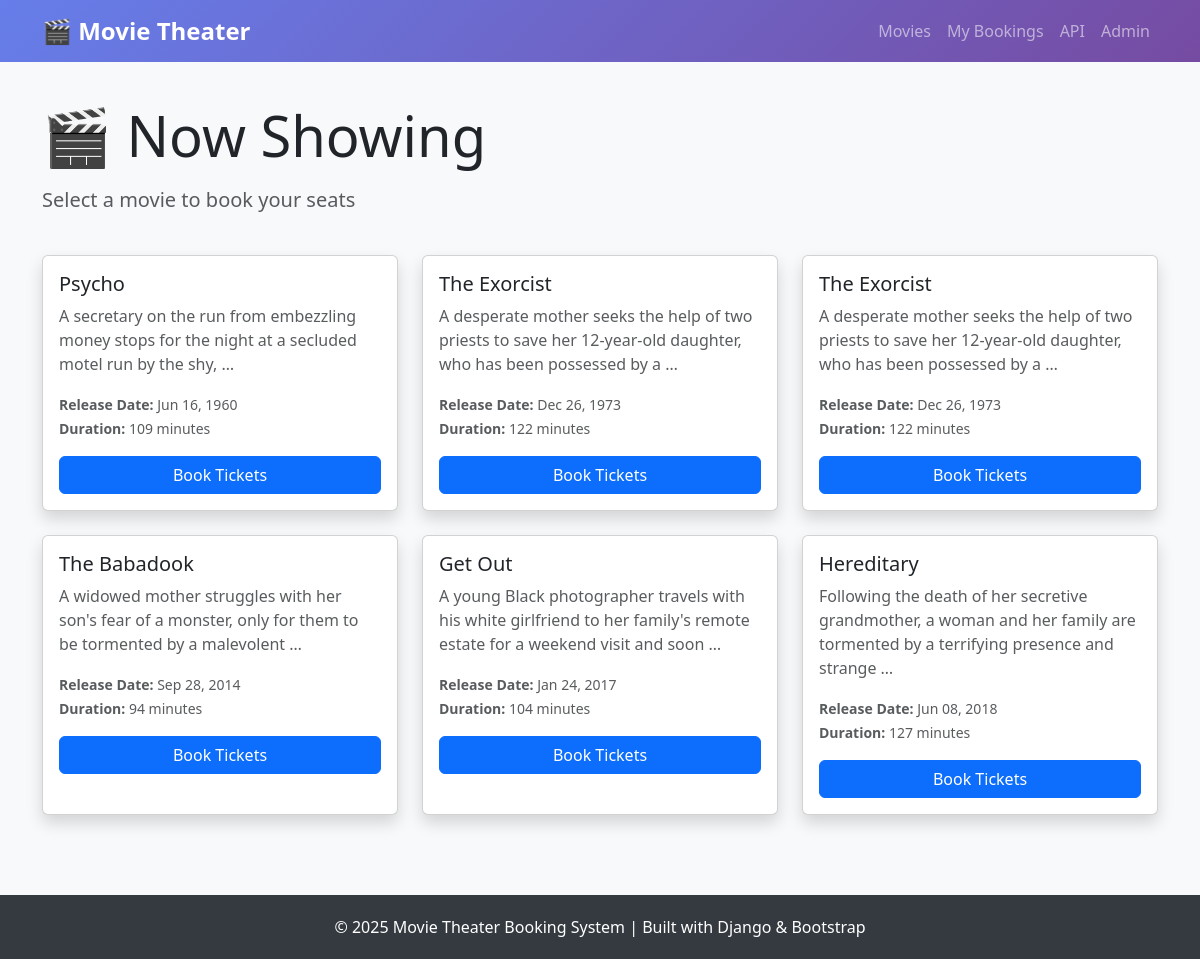
Before: / with the older database file.
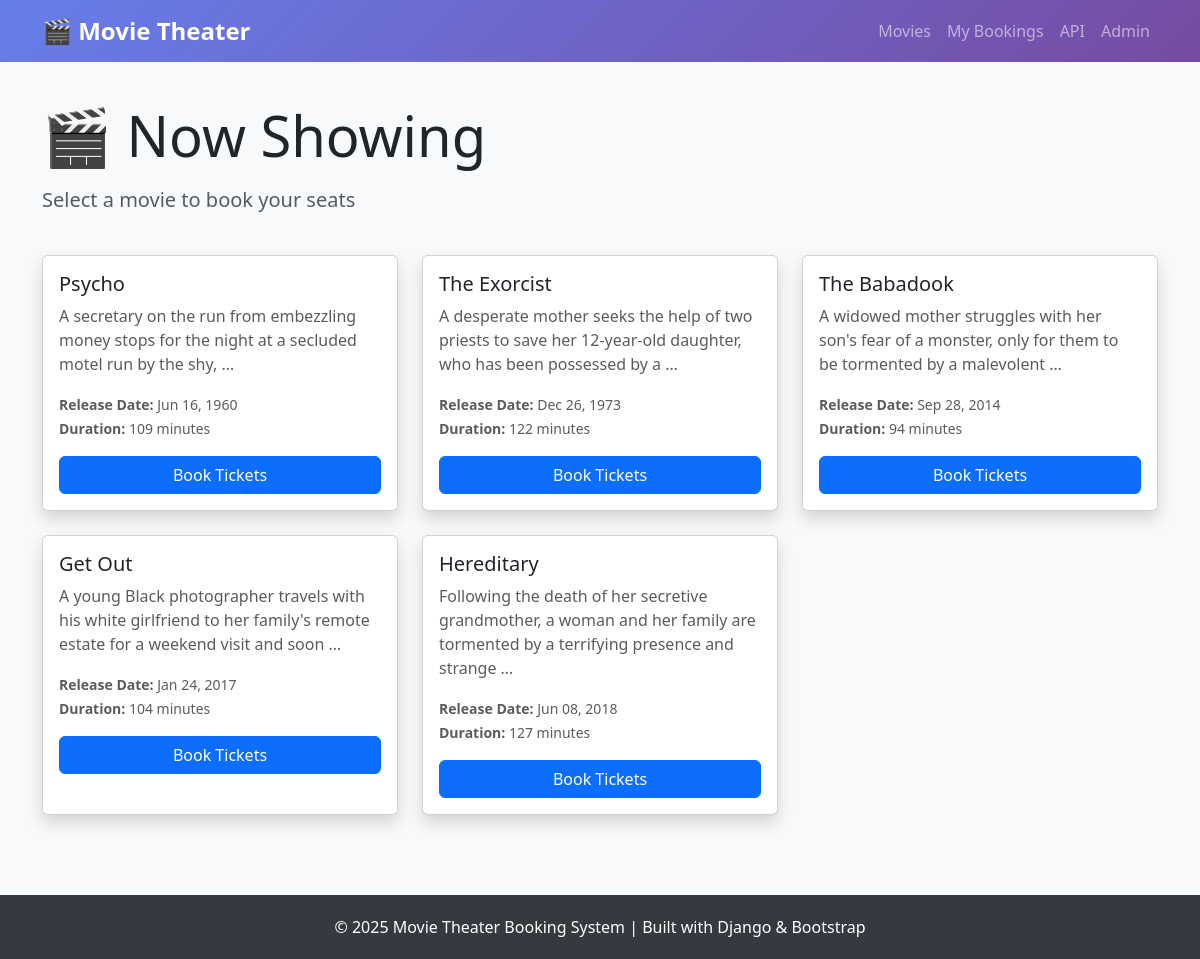
After: the same page with the newer database file.
### bookings/models.py (models this page shows, shortened)
class Movie(models.Model):
    title = models.CharField(max_length=200)
    description = models.TextField()
    release_date = models.DateField()
    duration = models.IntegerField(help_text="Duration in minutes")
    class Meta:
        ordering = ['release_date']

### bookings/views.py (the view)
# urls.py: path('', views.movie_list, name='movie_list'),
def movie_list(request):
    movies = Movie.objects.all()
    return render(request, 'bookings/movie_list.html', {'movies': movies})

### bookings/templates/bookings/movie_list.html (shortened to what this page needs)
{% extends 'bookings/base.html' %}
{% block content %}
<div class="row mb-4">
    <div class="col-12">
        <h1 class="display-4 mb-3">🎬 Now Showing</h1>
        <p class="lead text-muted">Select a movie to book your seats</p>
    </div>
</div>
{% if movies %}
<div class="row g-4">
    {% for movie in movies %}
    <div class="col-md-6 col-lg-4">
        <div class="card movie-card shadow">
            <div class="card-body">
                <h5 class="card-title">{{ movie.title }}</h5>
                <p class="card-text text-muted">{{ movie.description|truncatewords:20 }}</p>
                <div class="mb-3">
                    <small class="text-muted">
                        <strong>Release Date:</strong> {{ movie.release_date|date:"M d, Y" }}<br>
                        <strong>Duration:</strong> {{ movie.duration }} minutes
                    </small>
                </div>
                <a href="{% url 'book_seat' movie.id %}" class="btn btn-primary w-100">
                     Book Tickets
                </a>
            </div>
        </div>
    </div>
    {% endfor %}
</div>
{% endif %}
{% endblock %}

Changed rows visible on the page:
removed Movie: title "The Exorcist", description "A desperate mother seeks the help of two priests to save her 12-year-old daughter, who has been possessed by a …", release_date "Dec 26, 1973", duration "122"
